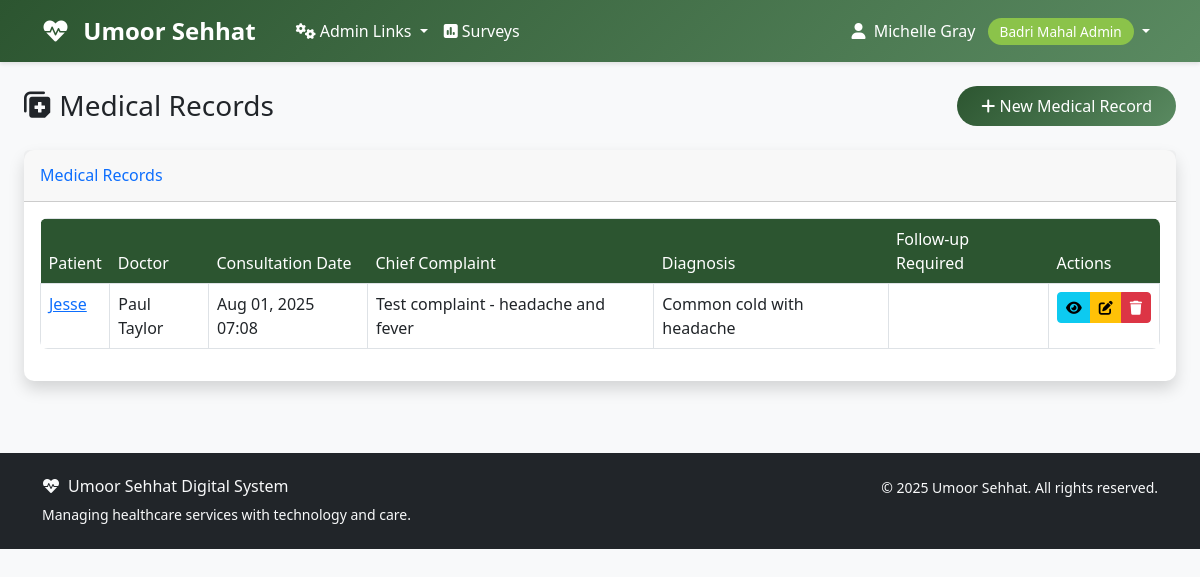
Page /mahalshifa/medical-records/ (signed in) on the earlier database version.
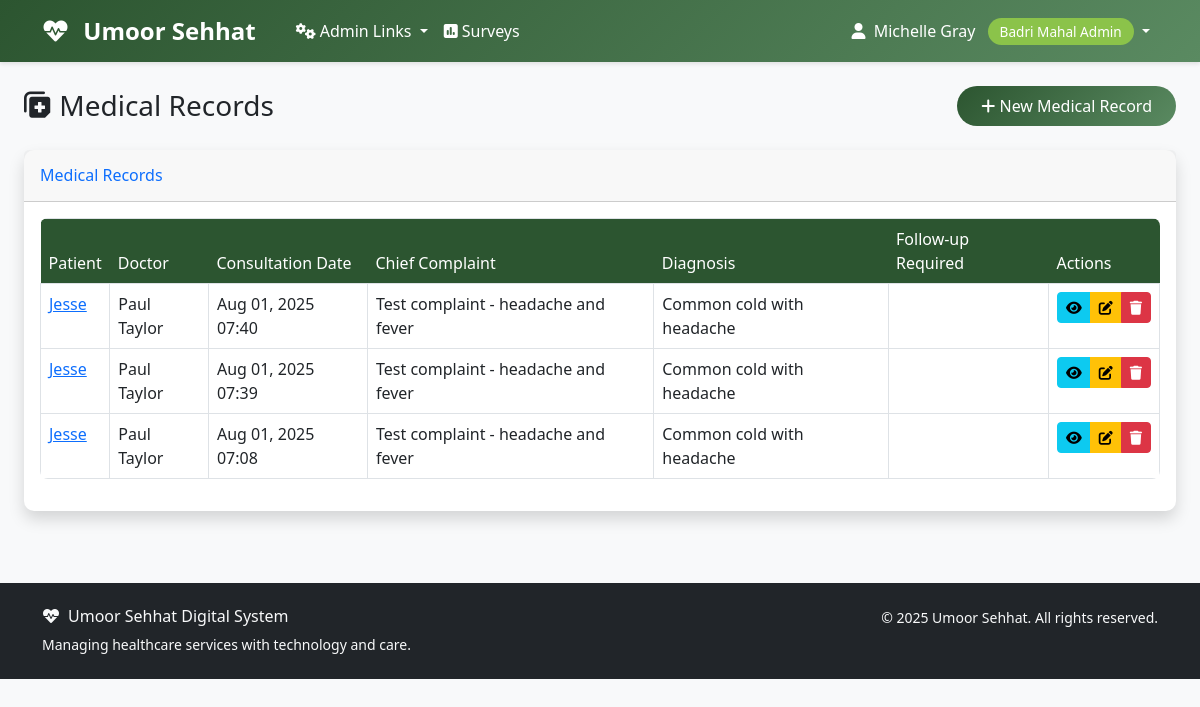
Same page on the later database version.
### accounts/models.py (models this page shows, shortened)
class User(AbstractUser):
    ROLE_CHOICES = [
        ('aamil', 'Aamil'),
        ('moze_coordinator', 'Moze Coordinator'),
        ('doctor', 'Doctor'),
        ('student', 'Student'),
        ('badri_mahal_admin', 'Badri Mahal Admin'),
    ]
    role = models.CharField(max_length=20, choices=ROLE_CHOICES, default='student')
    its_id = models.CharField(
        max_length=8,
        unique=True,
        null=True,
        blank=True,
        validators=[RegexValidator(
            regex=r'^\d{8}$',
            message='ITS ID must be exactly 8 digits',
            code='invalid_its_id'
        )],
        help_text='8-digit ITS ID'
    )
    phone_number = models.CharField(max_length=15, blank=True, null=True)
    profile_photo = models.URLField(blank=True, null=True)
    arabic_name = models.CharField(max_length=100, blank=True, null=True)
    age = models.PositiveIntegerField(blank=True, null=True)
    verified_certificate = models.FileField(upload_to='certificates/', blank=True, null=True)
    specialty = models.CharField(max_length=100, blank=True, null=True)
    college = models.CharField(max_length=100, blank=True, null=True)  # For students
    specialization = models.CharField(max_length=100, blank=True, null=True)  # For students
    created_at = models.DateTimeField(auto_now_add=True)
    updated_at = models.DateTimeField(auto_now=True)
    def get_full_name(self):
        if self.arabic_name:
            return self.arabic_name
        return super().get_full_name() or self.username
    @property
    def is_aamil(self):
        return self.role == 'aamil'
    @property
    def is_moze_coordinator(self):
        return self.role == 'moze_coordinator'
    @property
    def is_doctor(self):
        return self.role == 'doctor'
    @property
    def is_student(self):
        return self.role == 'student'
    @property
    def is_admin(self):
        return self.role == 'badri_mahal_admin' or self.is_superuser
    class Meta:
        verbose_name = 'User'
        verbose_name_plural = 'Users'
        ordering = ['first_name', 'last_name']

### mahalshifa/models.py (models this page shows, shortened)
class MedicalRecord(models.Model):
    patient = models.ForeignKey(Patient, on_delete=models.CASCADE, related_name='medical_records')
    doctor = models.ForeignKey('Doctor', on_delete=models.CASCADE, related_name='medical_records')
    appointment = models.OneToOneField(
        Appointment,
        on_delete=models.SET_NULL,
        null=True,
        blank=True,
        related_name='medical_record'
    )
    moze = models.ForeignKey(Moze, on_delete=models.CASCADE, related_name='medical_records')
    consultation_date = models.DateTimeField(auto_now_add=True)
    chief_complaint = models.TextField(help_text='Main complaint or reason for visit')
    history_of_present_illness = models.TextField(blank=True, null=True)
    past_medical_history = models.TextField(blank=True, null=True)
    family_history = models.TextField(blank=True, null=True)
    social_history = models.TextField(blank=True, null=True)
    vital_signs = models.JSONField(default=dict, help_text='Blood pressure, temperature, pulse, etc.')
    physical_examination = models.TextField(blank=True, null=True)
    diagnosis = models.TextField()
    differential_diagnosis = models.TextField(blank=True, null=True)
    treatment_plan = models.TextField()
    medications_prescribed = models.TextField(blank=True, null=True)
    lab_tests_ordered = models.TextField(blank=True, null=True)
    imaging_ordered = models.TextField(blank=True, null=True)
    referrals = models.TextField(blank=True, null=True)
    follow_up_required = models.BooleanField(default=False)
    follow_up_date = models.DateField(blank=True, null=True)
    follow_up_instructions = models.TextField(blank=True, null=True)
    patient_education = models.TextField(blank=True, null=True, help_text='Patient education provided')
    doctor_notes = models.TextField(blank=True, null=True, help_text='Private doctor notes')
    created_at = models.DateTimeField(auto_now_add=True)
    updated_at = models.DateTimeField(auto_now=True)
    class Meta:
        ordering = ['-consultation_date']
        verbose_name = 'Medical Record'
        verbose_name_plural = 'Medical Records'

class Patient(models.Model):
    its_id = models.CharField(
        max_length=8,
        unique=True,
        validators=[RegexValidator(
            regex=r'^\d{8}$',
            message='ITS ID must be exactly 8 digits'
        )]
    )
    first_name = models.CharField(max_length=50)
    last_name = models.CharField(max_length=50)
    arabic_name = models.CharField(max_length=100, blank=True, null=True)
    date_of_birth = models.DateField()
    gender = models.CharField(
        max_length=10,
        choices=[
            ('male', 'Male'),
            ('female', 'Female'),
            ('other', 'Other')
        ]
    )
    phone_number = models.CharField(max_length=15)
    email = models.EmailField(blank=True, null=True)
    address = models.TextField()
    emergency_contact_name = models.CharField(max_length=100)
    emergency_contact_phone = models.CharField(max_length=15)
    emergency_contact_relationship = models.CharField(max_length=50)
    blood_group = models.CharField(
        max_length=5,
        choices=[
            ('A+', 'A+'), ('A-', 'A-'),
            ('B+', 'B+'), ('B-', 'B-'),
            ('AB+', 'AB+'), ('AB-', 'AB-'),
            ('O+', 'O+'), ('O-', 'O-'),
        ],
        blank=True,
        null=True
    )
    allergies = models.TextField(blank=True, null=True, help_text='Known allergies')
    chronic_conditions = models.TextField(blank=True, null=True, help_text='Chronic medical conditions')
    current_medications = models.TextField(blank=True, null=True, help_text='Current medications')
    registered_moze = models.ForeignKey(
        Moze,
        on_delete=models.SET_NULL,
        null=True,
        blank=True,
        related_name='registered_patients'
    )
    registration_date = models.DateField(auto_now_add=True)
    is_active = models.BooleanField(default=True)
    user_account = models.OneToOneField(
        settings.AUTH_USER_MODEL,
        on_delete=models.SET_NULL,
        null=True,
        blank=True,
        related_name='patient_record'
    )
    created_at = models.DateTimeField(auto_now_add=True)
    updated_at = models.DateTimeField(auto_now=True)
    class Meta:
        ordering = ['last_name', 'first_name']
        verbose_name = 'Patient'
        verbose_name_plural = 'Patients'
    def get_full_name(self):
        if self.arabic_name:
            return self.arabic_name
        return f"{self.first_name} {self.last_name}"

class Doctor(models.Model):
    user = models.OneToOneField(
        settings.AUTH_USER_MODEL,
        on_delete=models.CASCADE,
        related_name='mahalshifa_doctor_profile'
    )
    license_number = models.CharField(max_length=50, unique=True)
    specialization = models.CharField(max_length=100)
    qualification = models.CharField(max_length=200)
    experience_years = models.PositiveIntegerField(default=0)
    hospital = models.ForeignKey(Hospital, on_delete=models.CASCADE, related_name='doctors')
    department = models.ForeignKey(Department, on_delete=models.CASCADE, related_name='doctors')
    is_available = models.BooleanField(default=True)
    is_emergency_doctor = models.BooleanField(default=False)
    consultation_fee = models.DecimalField(max_digits=10, decimal_places=2, default=0)
    created_at = models.DateTimeField(auto_now_add=True)

### mahalshifa/views.py (the view)
# urls.py: path('medical-records/', views.MedicalRecordListView.as_view(), name='medical_record_list'),
class MedicalRecordListView(LoginRequiredMixin, ListView):
    model = MedicalRecord
    template_name = 'mahalshifa/medical_record_list.html'
    context_object_name = 'medical_records'
    paginate_by = 20
    def get_queryset(self):
        user = self.request.user
        if user.is_admin:
            return MedicalRecord.objects.all()
        elif user.is_aamil or user.is_moze_coordinator:
            return MedicalRecord.objects.filter(moze__aamil=user)
        elif user.is_doctor:
            return MedicalRecord.objects.filter(doctor__user=user)
        else:
            return MedicalRecord.objects.filter(patient__user_account=user)

### templates/mahalshifa/medical_record_list.html (shortened to what this page needs)
{% extends 'base.html' %}
{% block content %}
<div class="container-fluid">
    <div class="row mb-4">
        <div class="col-12">
            <div class="d-flex justify-content-between align-items-center">
                <h1 class="h3 mb-0 text-gray-800">
                    <i class="fas fa-notes-medical"></i> Medical Records
                </h1>
                {% if user.is_admin or user.is_doctor %}
                    <a href="{% url 'mahalshifa:medical_record_create' %}" class="btn btn-primary">
                        <i class="fas fa-plus"></i> New Medical Record
                    </a>
                {% endif %}
            </div>
        </div>
    </div>
    <div class="row">
        <div class="col-12">
            <div class="card shadow">
                <div class="card-header py-3">
                    <h6 class="m-0 font-weight-bold text-primary">Medical Records</h6>
                </div>
                <div class="card-body">
                    {% if medical_records %}
                        <div class="table-responsive">
                            <table class="table table-bordered" id="dataTable" width="100%" cellspacing="0">
                                <thead>
                                    <tr>
                                        <th>Patient</th>
                                        <th>Doctor</th>
                                        <th>Consultation Date</th>
                                        <th>Chief Complaint</th>
                                        <th>Diagnosis</th>
                                        <th>Follow-up Required</th>
                                        <th>Actions</th>
                                    </tr>
                                </thead>
                                <tbody>
                                    {% for record in medical_records %}
                                    <tr>
                                        <td>
                                            <a href="{% url 'mahalshifa:patient_detail' record.patient.pk %}">
                                                {{ record.patient.get_full_name }}
                                            </a>
                                        </td>
                                        <td>{{ record.doctor.user.get_full_name }}</td>
                                        <td>{{ record.consultation_date|date:"M d, Y H:i" }}</td>
                                        <td>{{ record.chief_complaint|truncatewords:10 }}</td>
                                        <td>{{ record.diagnosis|truncatewords:10 }}</td>
                                        <td>
                                            {% if record.follow_up_required %}
                                                <span class="badge badge-warning">Yes</span>
                                                {% if record.follow_up_date %}
                                                    <br><small>{{ record.follow_up_date|date:"M d, Y" }}</small>
                                                {% endif %}
                                            {% else %}
                                                <span class="badge badge-success">No</span>
                                            {% endif %}
                                        </td>
                                        <td>
                                            <div class="btn-group" role="group">
                                                <a href="{% url 'mahalshifa:medical_record_detail' record.pk %}"
                                                   class="btn btn-sm btn-info">
                                                    <i class="fas fa-eye"></i>
                                                </a>
                                                {% if user.is_admin or record.doctor.user == user %}
                                                    <a href="{% url 'mahalshifa:medical_record_update' record.pk %}"
                                                       class="btn btn-sm btn-warning">
                                                        <i class="fas fa-edit"></i>
                                                    </a>
                                                    <a href="{% url 'mahalshifa:medical_record_delete' record.pk %}"
                                                       class="btn btn-sm btn-danger">
                                                        <i class="fas fa-trash"></i>
                                                    </a>
                                                {% endif %}
                                            </div>
                                        </td>
                                    </tr>
                                    {% endfor %}
                                </tbody>
                            </table>
                        </div>
                    {% else %}
                        <div class="text-center py-4">
                            <i class="fas fa-notes-medical fa-3x text-gray-300 mb-3"></i>
                            <h5 class="text-gray-500">No medical records found</h5>
                            <p class="text-gray-400">No medical records match your current filters.</p>
                        </div>
                    {% endif %}
                </div>
            </div>
        </div>
    </div>
</div>
{% endblock %}

### templates/base.html (shortened to what this page needs)
<!DOCTYPE html>
<html lang="en">
<head>
    <link href="https://cdn.jsdelivr.net/npm/bootstrap@5.3.0/dist/css/bootstrap.min.css" rel="stylesheet">
    <link href="https://cdnjs.cloudflare.com/ajax/libs/font-awesome/6.0.0/css/all.min.css" rel="stylesheet">
</head>
<body>
    <nav class="navbar navbar-expand-lg navbar-custom">
        <div class="container">
            <a class="navbar-brand text-white" href="{% url 'dashboard' %}">
                <i class="fas fa-heartbeat me-2"></i>
                Umoor Sehhat
            </a>
            <div class="collapse navbar-collapse" id="navbarNav">
                {% if user.is_authenticated %}
                    <ul class="navbar-nav me-auto">
                        {% if user.is_admin %}
                            <li class="nav-item dropdown">
                                <a class="nav-link dropdown-toggle" href="#" id="adminDropdown" role="button" data-bs-toggle="dropdown" aria-expanded="false">
                                    <i class="fas fa-cogs me-1"></i>Admin Links
                                </a>
                            </li>
                        {% endif %}
                        <li class="nav-item">
                            <a class="nav-link" href="{% url 'surveys:list' %}" class="text-decoration-none">
                                <i class="fas fa-poll me-1"></i>Surveys
                            </a>
                        </li>
                    </ul>
                    <ul class="navbar-nav">
                        <li class="nav-item dropdown">
                            <a class="nav-link dropdown-toggle" href="#" id="navbarDropdown" role="button" data-bs-toggle="dropdown">
                                <i class="fas fa-user me-1"></i>
                                {{ user.get_full_name|default:user.username }}
                                <span class="role-badge ms-2">{{ user.get_role_display }}</span>
                            </a>
                        </li>
                    </ul>
                {% endif %}
            </div>
        </div>
    </nav>
    <main class="container-fluid py-4">
        {% block content %}{% endblock %}
    </main>
    <footer class="bg-dark text-light py-4 mt-5">
        <div class="container">
            <div class="row">
                <div class="col-md-6">
                    <h6><i class="fas fa-heartbeat me-2"></i>Umoor Sehhat Digital System</h6>
                    <p class="small mb-0">Managing healthcare services with technology and care.</p>
                </div>
                <div class="col-md-6 text-md-end">
                    <p class="small mb-0">
                        &copy; {% now "Y" %} Umoor Sehhat. All rights reserved.
                    </p>
                </div>
            </div>
        </div>
    </footer>
</body>
</html>

Differences in the rows shown:
added MedicalRecord: patient.get_full_name "Jesse", doctor.user.get_full_name "Paul Taylor", consultation_date "Aug 01, 2025 07:40", chief_complaint "Test complaint - headache and fever", diagnosis "Common cold with headache"
added MedicalRecord: patient.get_full_name "Jesse", doctor.user.get_full_name "Paul Taylor", consultation_date "Aug 01, 2025 07:39", chief_complaint "Test complaint - headache and fever", diagnosis "Common cold with headache"
